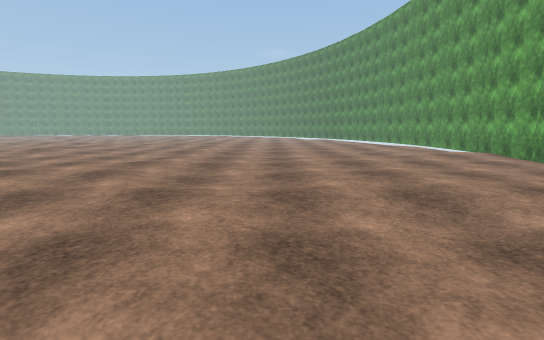
[1] (above)

24 first-person views from a walk through a 3-D level made in the Unity game engine. The camera is 1.3 m above the floor, tilts 8° down and sees 85° across. Doors are open. The floor is counted in squares, 1 m on a side. Each view is taken from the middle of a square. On the plan, view 1 faces up. The plan holds only what a view shows up to about 14 squares ahead; the rest is blank. The place goes on beyond the plan. The player character is not drawn. Some surface patterns are stand-ins.

[2]
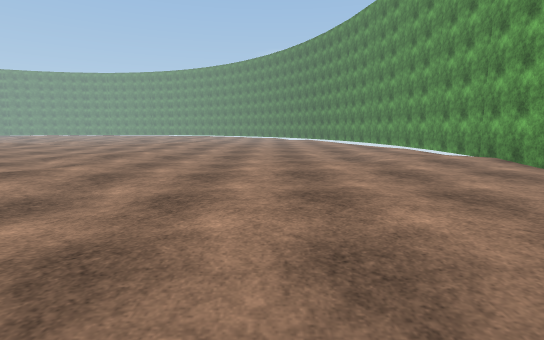

[3]
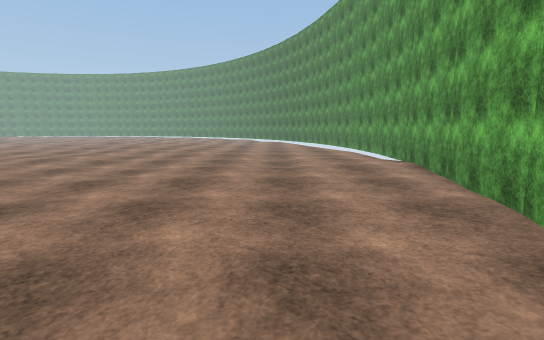

[4]
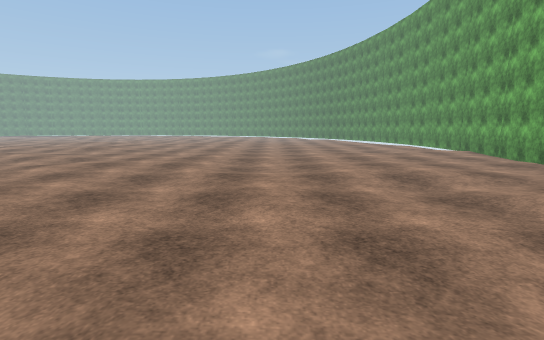

[5]
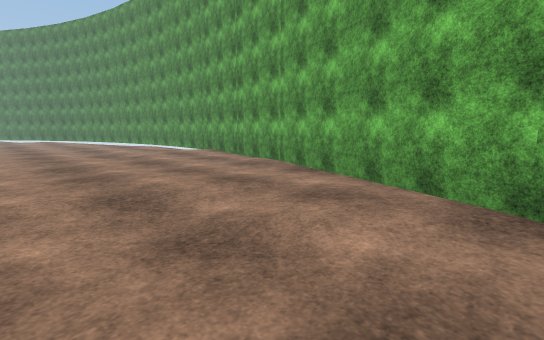

[6]
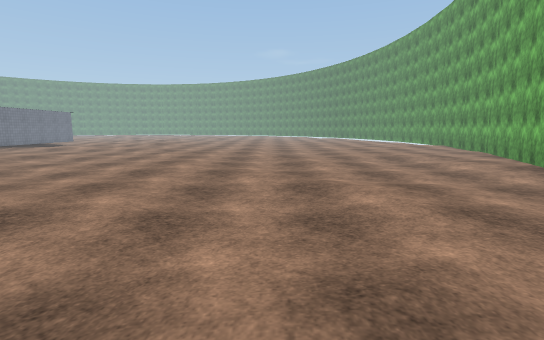

[7]
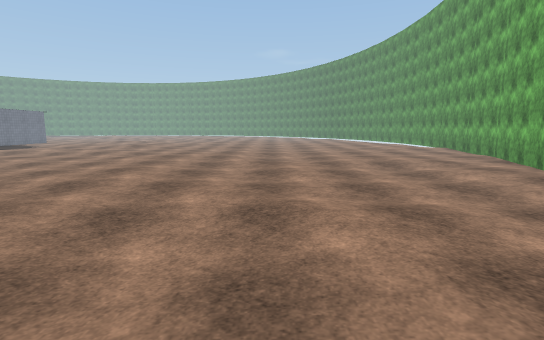

[8]
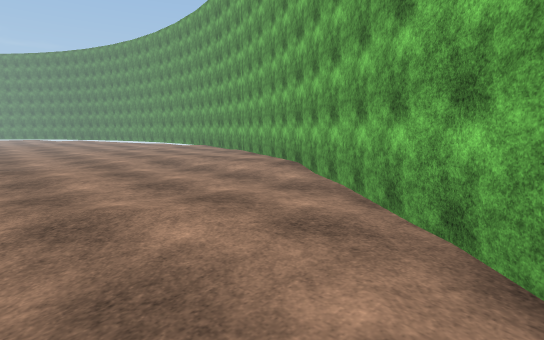

[9]
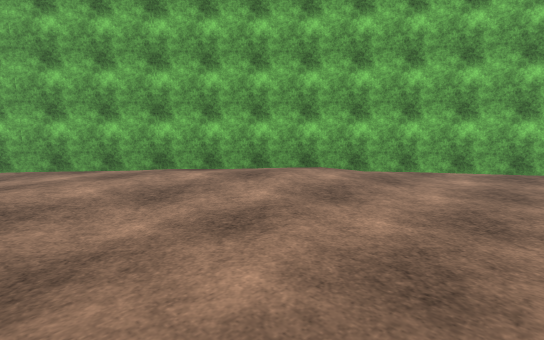

[10]
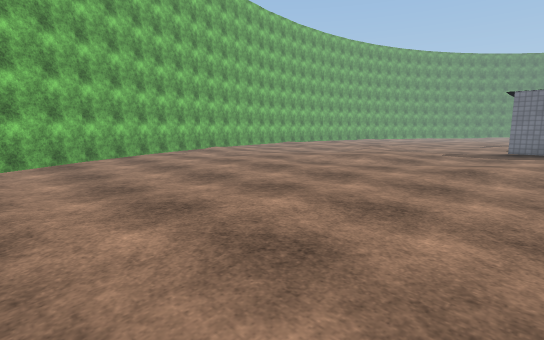

[11]
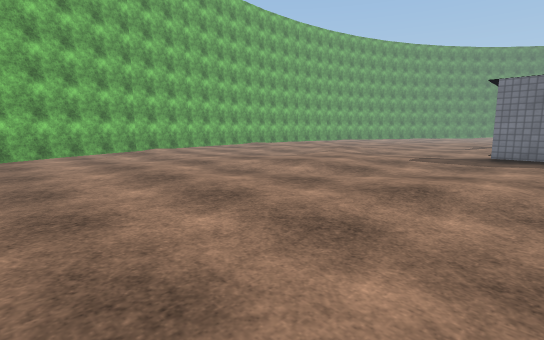

[12]
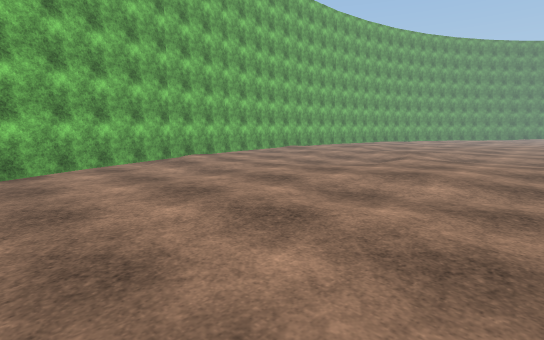

[13]
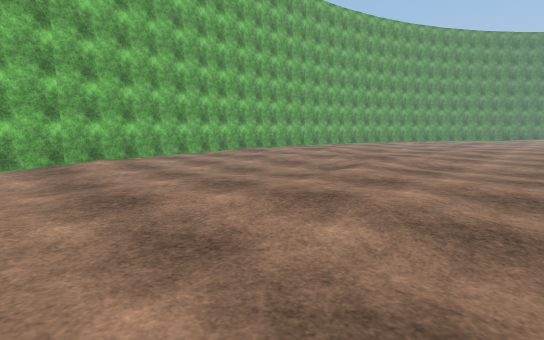

[14]
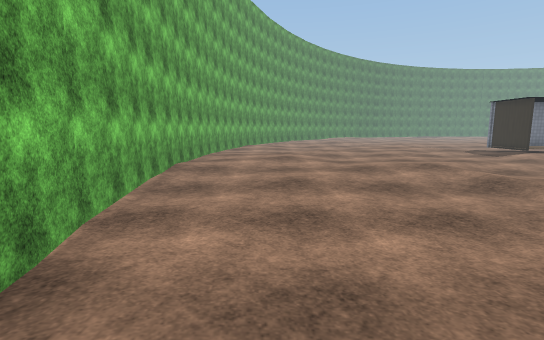

[15]
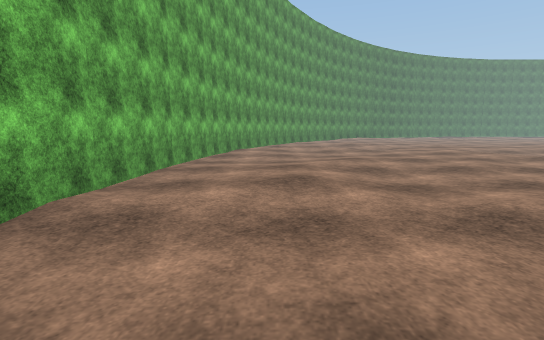

[16]
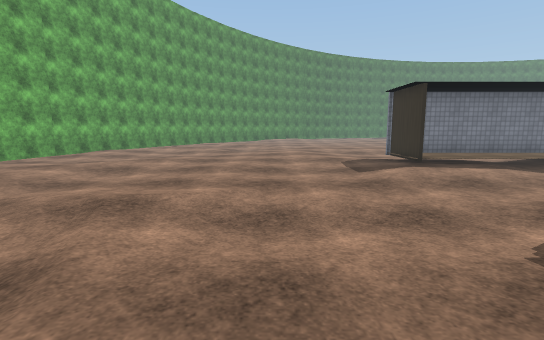

[17]
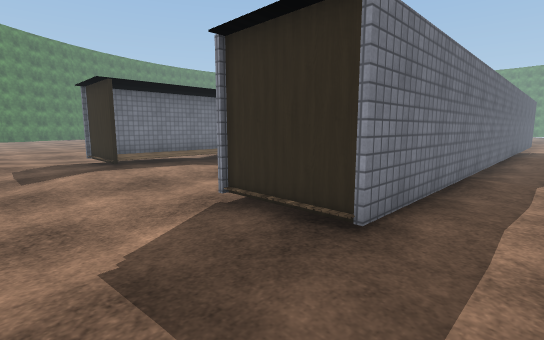

[18]
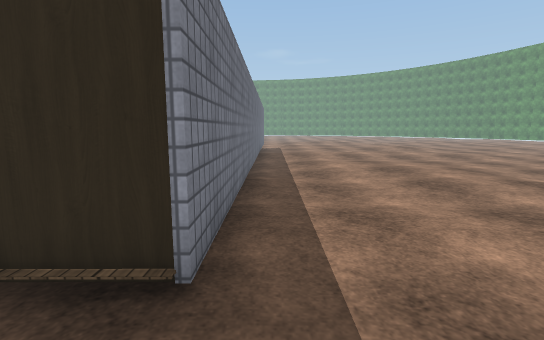

[19]
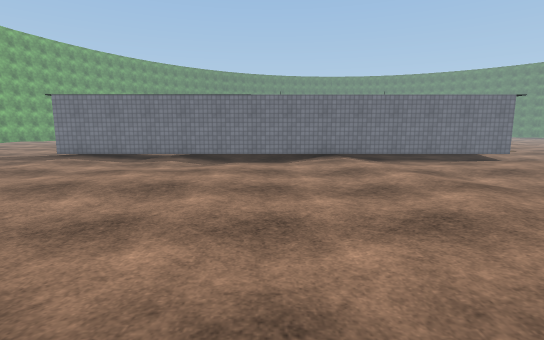

[20]
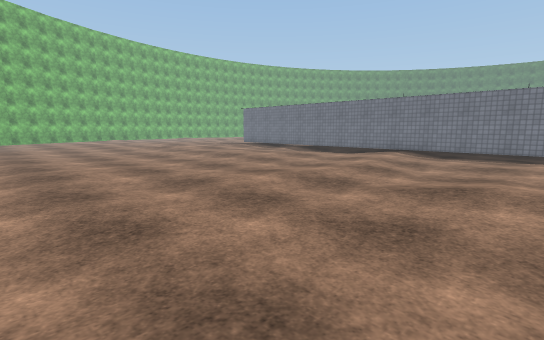

[21]
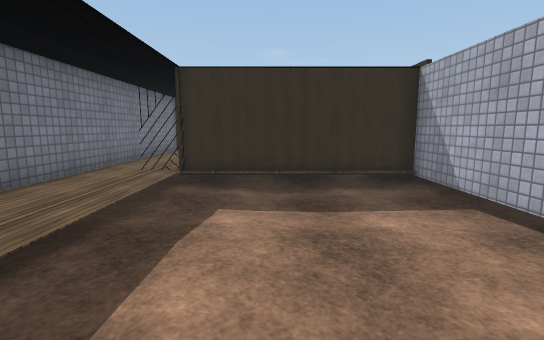

[22]
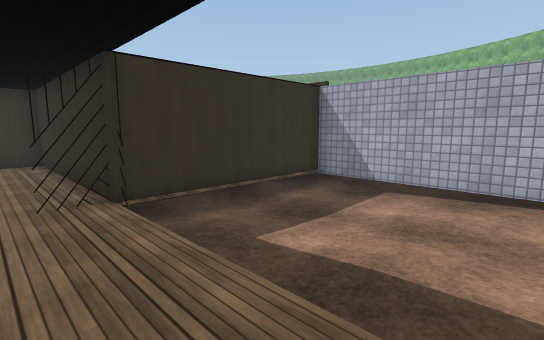

[23]
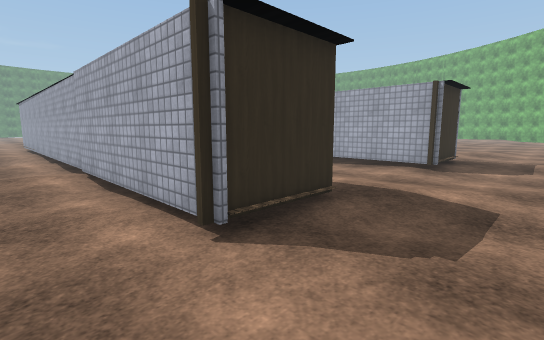

[24]
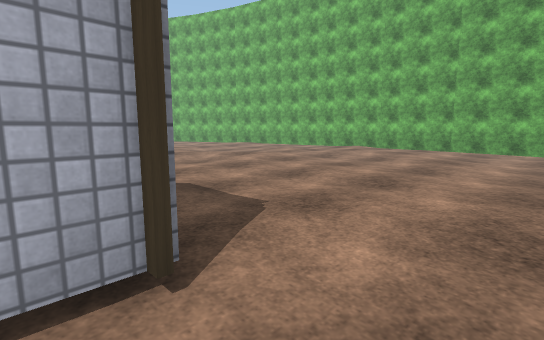

### Floor plan
Points are (right, up) in squares from view 1. A wall is a line through its corners. A room is listed if a view was taken in it or the views show most of it. See-through windows are left out.
Room 1 (views 1, 2, 3, 4, 5, 6, 7, 8, 9, 10, 11, 12, 13, 14, 15, 16, 17, 18, 19, 20, 21, 22, 23, 24)
walls: (-28.5, 4.6) (-31.5, 4.5); (-30.2, -1.9) (-33.2, -1.9); (-4.8, -11.3) (-1.7, -8.8); (-8.1, -13.5) (-4.7, -11.3); (-30.4, 6.3) (-30.4, 7.4); (-1.8, -8.9) (1.1, -6.1); (-11.6, -15.2) (-8, -13.4); (-30.4, 9.3) (-30.4, 11.4); (1, -6.2) (3.6, -3); (-15.3, -16.7) (-11.4, -15.2); (-21.6, 17.5) (-21.6, -1.9) (-24.4, -1.9) (-24.4, 4.5); (-33, -2.1) (-33, 12.9); (-30.5, 11.8) (-31.5, 11.8); (3.5, -3.1) (5.7, 0.3); (-19, -17.6) (-15.2, -16.6); (-32.7, 11.2) (-32.7, -1); (5.6, 0.2) (7.5, 3.9); (7.5, 3.7) (8.9, 7.5); (-26.9, -18.5) (-22.9, -18.3) (-18.9, -17.6); (8.8, 7.4) (9.9, 11.3); (-30.7, -18.2) (-26.7, -18.5); (9.9, 11.1) (10.5, 15.2); (-34.7, -17.6) (-30.7, -18.3); (-35.2, -17.5) (-34.5, -17.7); (10.5, 15) (10.6, 17.2)

Where each view was taken, in squares from view 1:
view 1: 0 up, 0 right, facing up
view 2: 3 up, 2 right, facing up
view 3: 3 up, 5 right, facing up
view 4: 3 down, 1 left, facing up
view 5: 0 up, 1 right, facing up-right
view 6: 9 down, 3 left, facing up
view 7: 7 down, 2 left, facing up
view 8: 7 down, 3 left, facing up-right
view 9: 2 down, 8 left, facing down-right
view 10: 0 up, 5 left, facing down-left
view 11: 0 up, 9 left, facing down-left
view 12: 4 down, 9 left, facing down-left
view 13: 4 down, 13 left, facing down-left
view 14: 15 down, 15 left, facing left
view 15: 15 down, 21 left, facing left
view 16: 7 down, 20 left, facing left
view 17: 5 down, 20 left, facing up-left
view 18: 4 down, 21 left, facing up
view 19: 8 up, 8 left, facing left
view 20: 17 up, 6 left, facing down-left
view 21: 3 down, 28 left, facing up
view 22: 1 down, 32 left, facing up-right
view 23: 5 down, 35 left, facing up-right
view 24: 1 down, 35 left, facing down-right
